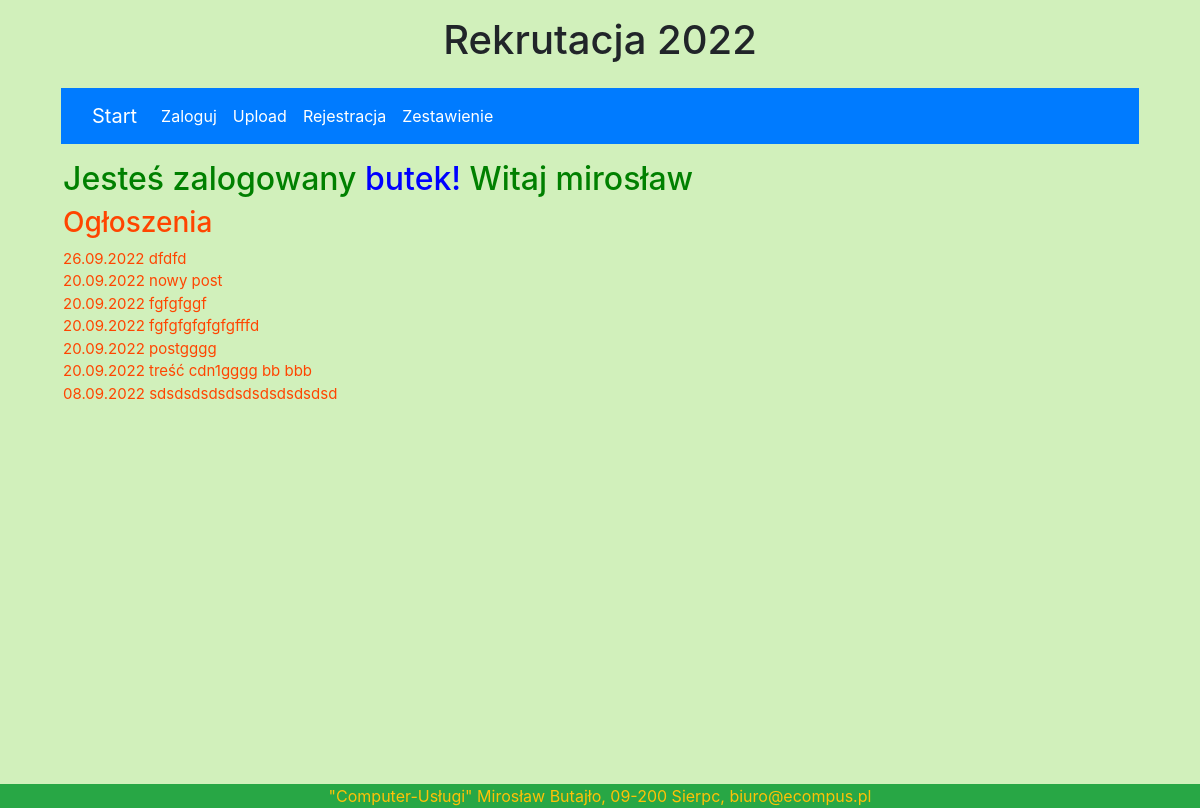
The page /ogloszenia/ (signed in) on the database its author committed.
### licznik/models.py (models this page shows, shortened)
class User(AbstractUser):
    class Meta:
        db_table = 'user'
        constraints = [
            models.UniqueConstraint(fields=['username'], name='unique User'),
            models.UniqueConstraint(fields=['pesel'], name='unique pesel'),
            models.UniqueConstraint(fields=['email'], name='unique email')
        ]
    username = models.CharField(max_length=30, unique=True, verbose_name='Nazwa użytkownika',
                                help_text='Unikalna nazwa')
    first_name = models.CharField(max_length=200, help_text='Wymagany', verbose_name='Imię')
    second_name = models.CharField(null=True, blank=True, max_length=10, help_text='Opcja', verbose_name='Drugie imię ')
    last_name = models.CharField(max_length=200, help_text='Wymagany', verbose_name='Nazwisko')
    pesel = models.CharField(max_length=11, unique=True, validators=[
        MinLengthValidator(11), MaxLengthValidator(11), f_pesel], help_text='Wymagany')
    email = models.EmailField('email adress', max_length=130, unique=True, help_text='Wymagany',)

class Post(models.Model):
    title = models.CharField(max_length=255)
    text = models.CharField(max_length=255)
    date = models.DateField(default=timezone.now, verbose_name='Data wpisu')

### licznik/views.py (the view)
# urls.py: path('ogloszenia/', views.readposts, name="readposts-page"),
@login_required(login_url='/login/')
def readposts(request):
    user = request.user
    allposts = Post.objects.order_by('-date')
    return render(request, 'readposts.html',{'allposts':allposts,'user':user})

### licznik/templates/readposts.html (shortened to what this page needs)
{% extends 'base.html' %}
{%block content %}
<div class="niezalogowany">
    <h2>Jesteś zalogowany <font color="blue"> {{ user.username }}! </font>Witaj {{ user.first_name}}</h2>
</div>
<div class="niezalogowany_red">
    <h3>Ogłoszenia</h3>
    {% for post in allposts %}
        {{ post.date }}
        {{ post.text }}
    <br>
    {% endfor %}
</div>
{% endblock %}

### accounts/templates/base.html (shortened to what this page needs)
{% load static %}
{% load bootstrap4 %}
{% bootstrap_css %}
<html lang="pl" xmlns="http://www.w3.org/1999/html">
<head>
<link rel="stylesheet" href="https://maxcdn.bootstrapcdn.com/bootstrap/4.0.0-beta.3/css/bootstrap.min.css">
<link rel="stylesheet" type="text/css" href="{% static 'style.css' %}">
</head>
 <body class="d-flex flex-column min-vh-100 p-3 mb-2  bgpage ">
  <div class="container"><h1 align="center">  Rekrutacja 2022</h1>
    <header class="p-3 .bg-success">
        <div class=".bg-success">
              <nav class="navbar navbar-expand-lg navbar-dark bg-primary">
               <div class="container-fluid">
                    <a class="navbar-brand" href="/">Start</a>
                <div class="collapse navbar-collapse" id="navbarNavDropdown">
                    <ul class="navbar-nav">
                        <li class="nav-item">
                          <a class="nav-link active" aria-current="page" href="/admin/">Zaloguj</a>
                        </li>
                        <li class="nav-item">
                          <a class="nav-link active" aria-current="page" href="/uploadfile/">Upload</a>
                        </li>
                        <li class="nav-item">
                          <a class="nav-link active" aria-current="page" href="/accounts/signup/">Rejestracja</a>
                        </li>
                         <li class="nav-item">
                          <a class="nav-link active" aria-current="page" href="/zestawienie/">Zestawienie</a>
                        </li>
                      </ul>
                </div>
  </div>
</nav>
 </div>
          </header>
{% block content %}
{% endblock %}
    <br>
    <div class="footer fixed-bottom text-warning bg-success text-center">
        <footer >"Computer-Usługi" Mirosław Butajło, 09-200 Sierpc, biuro@ecompus.pl </footer>
    </div>
  </div>
  </body>
</html>

### licznik/static/style.css (style rules this page uses)
.niezalogowany { color: green; font-size: 15px; padding-left: 18px; }
.niezalogowany_red { color: orangered; font-size: 15px; padding-left: 18px; }
.bgpage { background-color: #d1f0bb; }

### rows shown on the page
User: username "butek", first_name "mirosław"
Post: date "26.09.2022", text "dfdfd"
Post: date "20.09.2022", text "nowy post"
Post: date "20.09.2022", text "fgfgfggf"
Post: date "20.09.2022", text "fgfgfgfgfgfgfffd"
Post: date "20.09.2022", text "postgggg"
Post: date "20.09.2022", text "treść cdn1gggg bb bbb"
Post: date "08.09.2022", text "sdsdsdsdsdsdsdsdsdsdsd"
